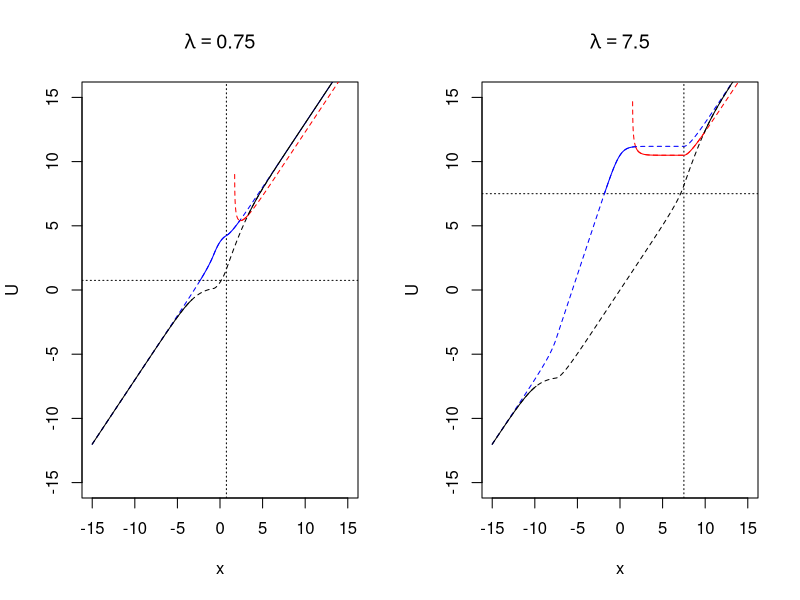
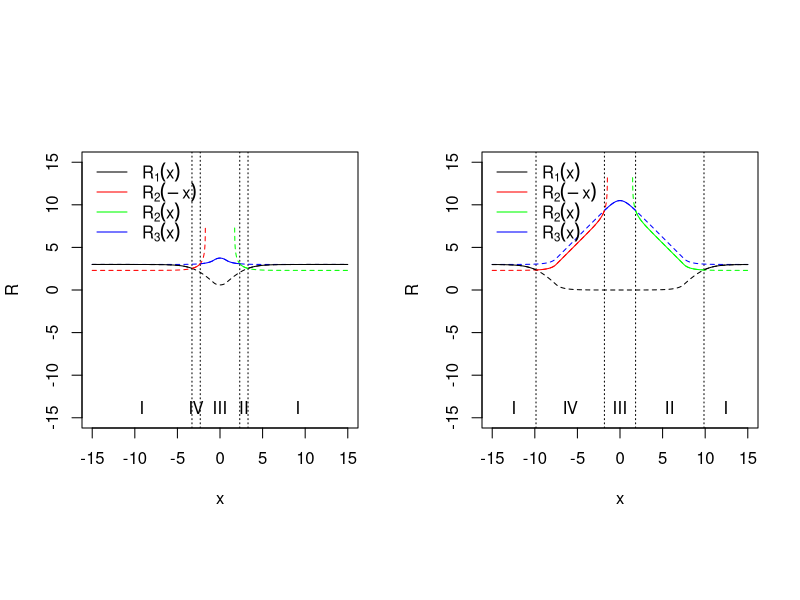
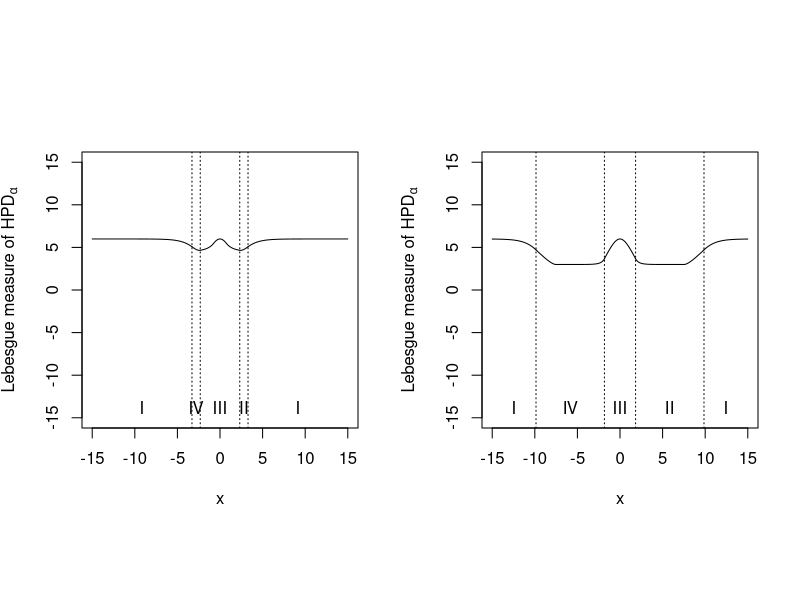

These charts were generated, in order, by the following R code:
#--------------------------------------------------------------------------------------------------------------------#
# On frequentist coverage of Bayesian credible sets for estimation of the mean under constraints
# Duisters & Schmidt-Hieber
# Math Institute, Leiden University
# Oct 2018
#--------------------------------------------------------------------------------------------------------------------#
#--------------------------------------------------------------------------------------------------------------------#
# source functions
library(rmutil) #dlaplace

#--------------------------------------------------------------------------------------------------------------------#
# Plots
#--------------------------------------------------------------------------------------------------------------------#
# Fig 2: Visualize L,U and inverse xL, xU 
dist <- "Lap"

# localize g and G functions
if(dist=="Norm"){
  g <- function(x){dnorm(x)}
  G <- function(u){pnorm(u)}
  Ginv <- function(u){qnorm(pmin(u,1))}
  Delta <- function(x,lambda){G(lambda-x) - G(-lambda-x)}
}
if(dist=="Lap"){
  g <- function(x){dlaplace(x)}
  G <- function(u){plaplace(u)}
  Ginv <- function(u){qlaplace(pmin(u,1))}
  Delta <- function(x,lambda){G(lambda-x) - G(-lambda-x)}
}
if(dist=="t3"){
  g <- function(x){dt(x,3)}
  G <- function(u){pt(u,3)}
  Ginv <- function(u){qt(pmin(u,1),3)}
  Delta <- function(x,lambda){G(lambda-x) - G(-lambda-x)}
}


R1 <- function(x,alpha,lambda,w){Ginv(1 - alpha/2 - ((1-w)/(2*w))*alpha*g(x) - ((1-alpha)/2)*Delta(x,lambda))}
R2 <- function(x,alpha,lambda,w){Ginv(1 - alpha - ((1-w)/(w))*alpha*g(x) + alpha*Delta(x,lambda) + G(-lambda-x))}
R3 <- function(x,alpha,lambda,w){Ginv(1 - alpha/2 - ((1-w)/(2*w))*alpha*g(x) + (alpha/2)*Delta(x,lambda))}


alpha <- 0.05
lambdas <- c(0.75,7.5)
w <- 1
#w<-0.2

pdf("Figures/figR.pdf",width=9)

xgrid <- seq(-15,15,0.01)
par(mfrow=c(1,length(lambdas)),pty="s")
for(lambda in lambdas){
  plot(xgrid,xgrid,type="n",xlab="x",ylab="R",ylim=c(-15,15),asp=1) #main=bquote(lambda==.(lambda))
  
  x1 <- xgrid[xgrid > lambda + R1(xgrid,alpha,lambda,w)]
  x2 <- xgrid[(xgrid > 0) & (-lambda + R3(xgrid,alpha,lambda,w) < xgrid) & (xgrid <= lambda + R1(xgrid,alpha,lambda,w))  ]
  x3 <- xgrid[abs(xgrid) <= -lambda + R3(xgrid,alpha,lambda,w)]
  x4 <- (-x2)
  x5 <- xgrid[-xgrid > lambda + R1(xgrid,alpha,lambda,w)]
  
  abline(v=c(max(x5),min(x3),max(x3),min(x1)),lty=3)
  mtext(c("I","IV","III","II","I"),side=1,adj=0.5,line=-1.5,at=c((min(xgrid)+max(x5))/2,(max(x5)+min(x3))/2,(min(x3)+max(x3))/2,(max(x3)+min(x1))/2,(min(x1)+max(xgrid))/2))
  
  lines(xgrid,R1(xgrid,alpha,lambda,w),lty=2)
  lines(xgrid,R2(xgrid,alpha,lambda,w),col="green",lty=2)
  lines(xgrid,R2(-xgrid,alpha,lambda,w),col="red",lty=2)
  lines(xgrid,R3(xgrid,alpha,lambda,w),col="blue",lty=2)
  
  # exclude |x| <= t_alpha
  ta <-xgrid[((w/(1-w))*(G(xgrid - lambda) + G(-xgrid - lambda))/g(xgrid)) <= (alpha/(1-alpha))]
  if(length(ta)>0){
    polygon(x=c(-ta,ta,ta,-ta,-ta),y=c(-100,-100,100,100,-100),col="grey")
  }
  
  
  lines(x1,R1(x1,alpha,lambda,w),lty=1)
  lines(x2,R2(x2,alpha,lambda,w),col="green",lty=1)
  lines(x3,R3(x3,alpha,lambda,w),col="blue",lty=1)
  lines(x4,R2(-x4,alpha,lambda,w),col="red",lty=1)
  lines(x5,R1(x5,alpha,lambda,w),lty=1)
  
  legend("topleft",c(expression(R[1](x)),expression(R[2](-x)),expression(R[2](x)),expression(R[3](x))),
         lty=c(1,1,1,1),col=c(1,"red","green","blue"),bty="n",seg.len=2)
}

dev.off()

# check, should give the same as FigLU :
# plot U
par(mfrow=c(1,length(lambdas)))
for(lambda in lambdas){
  plot(xgrid,xgrid,type="n",xlab="x",ylab="U",ylim=c(-15,15),main=bquote(lambda==.(lambda)))
  
  lines(xgrid,xgrid+R1(xgrid,alpha,lambda,w),lty=2)
  lines(xgrid,xgrid+R2(xgrid,alpha,lambda,w),col="red",lty=2)
  lines(xgrid,xgrid+R3(xgrid,alpha,lambda,w),col="blue",lty=2)
  
  abline(v=lambda,lty=3)
  abline(h=lambda,lty=3)
  
  x1 <- x2 <- x3 <- x5 <-  numeric(0)
  x1 <- xgrid[xgrid > lambda + R1(xgrid,alpha,lambda,w)]
  x5 <- xgrid[-xgrid > lambda + R1(xgrid,alpha,lambda,w)]
  x2 <- xgrid[(xgrid > 0) & (-lambda + R3(xgrid,alpha,lambda,w) < xgrid) & (xgrid <= lambda + R1(xgrid,alpha,lambda,w))]
  x3 <- xgrid[abs(xgrid) <= -lambda + R3(xgrid,alpha,lambda,w)]
  
  if(length(x1)>0){lines(x1,x1+R1(x1,alpha,lambda,w),lty=1)}
  if(length(x5)>0){lines(x5,x5+R1(x5,alpha,lambda,w),lty=1)}
  if(length(x2)>0){lines(x2,x2+R2(x2,alpha,lambda,w),col="red",lty=1)}
  if(length(x3)>0){lines(x3,x3+R3(x3,alpha,lambda,w),col="blue",lty=1)}
  
}

# ---------------------------------------------------------------------------------------- #
# Lebesgue measure HPD credible set


alpha <- 0.05
lambdas <- c(0.75,7.5)
w <- 1
#w<-0.2

pdf("Figures/figsize.pdf",width=9)

xgrid <- seq(-15,15,0.01)
par(mfrow=c(1,length(lambdas)),pty="s")
for(lambda in lambdas){
  plot(xgrid,xgrid,type="n",xlab="x",ylab=expression(paste("Lebesgue measure of ",HPD[alpha])),ylim=c(-15,15),asp=1)
  
  x1 <- xgrid[xgrid > lambda + R1(xgrid,alpha,lambda,w)]
  x2 <- xgrid[(xgrid > 0) & (-lambda + R3(xgrid,alpha,lambda,w) < xgrid) & (xgrid <= lambda + R1(xgrid,alpha,lambda,w))  ]
  x3 <- xgrid[abs(xgrid) <= -lambda + R3(xgrid,alpha,lambda,w)]
  x4 <- (-x2)
  x5 <- xgrid[-xgrid > lambda + R1(xgrid,alpha,lambda,w)]
  
  lines(x1,2*R1(x1,alpha,lambda,w)) # black
  lines(x2,x2+R2(x2,alpha,lambda,w)-lambda,col="black") #green
  lines(x3,2*R3(x3,alpha,lambda,w)-2*lambda,col="black") # blue
  lines(x4,-x4+R2(-x4,alpha,lambda,w)-lambda,col="black") # red
  lines(x5,2*R1(x5,alpha,lambda,w)) # black
  
  abline(v=c(max(x5),min(x3),max(x3),min(x1)),lty=3)
  mtext(c("I","IV","III","II","I"),side=1,adj=0.5,line=-1.5,at=c((min(xgrid)+max(x5))/2,(max(x5)+min(x3))/2,(min(x3)+max(x3))/2,(max(x3)+min(x1))/2,(min(x1)+max(xgrid))/2))
  
}

dev.off()
